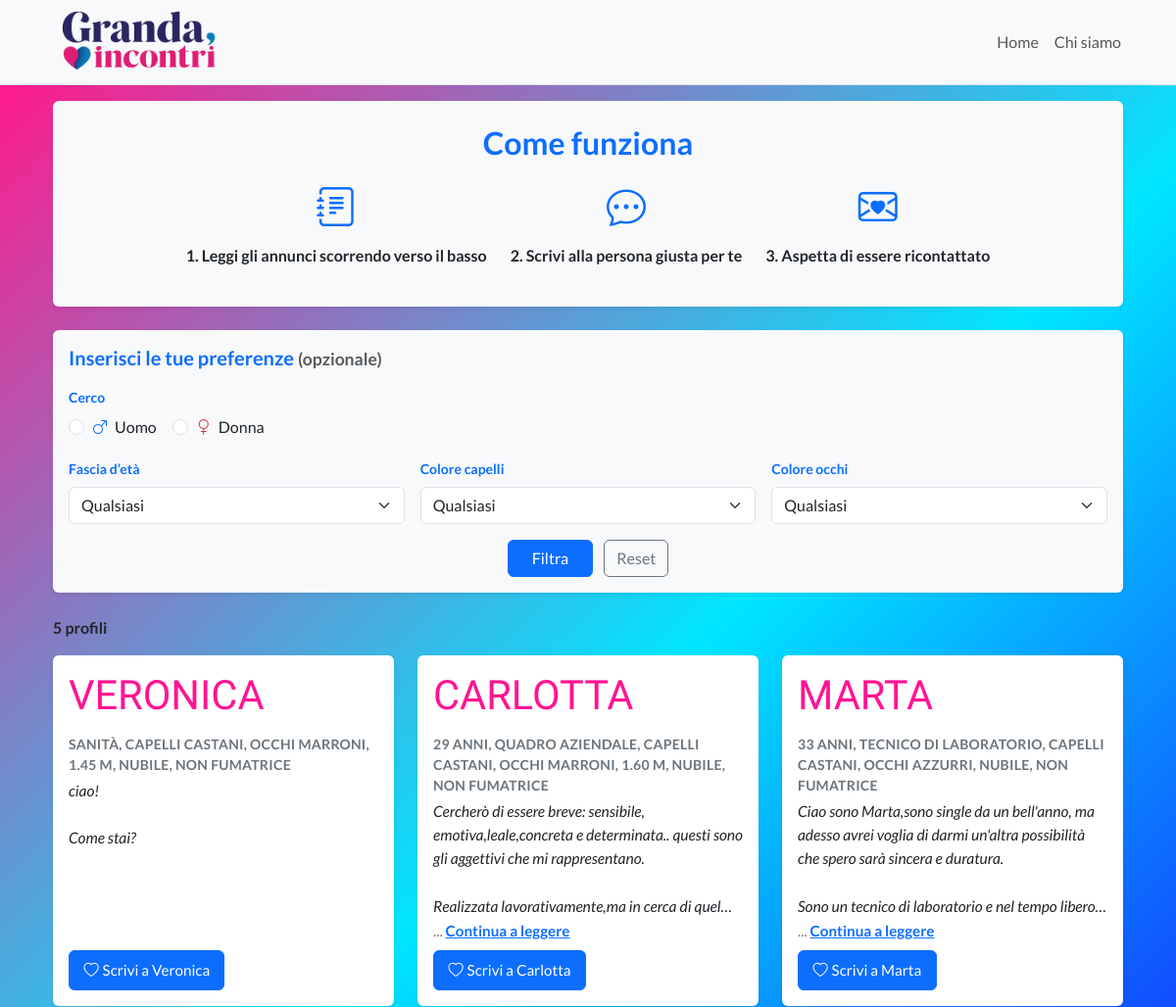
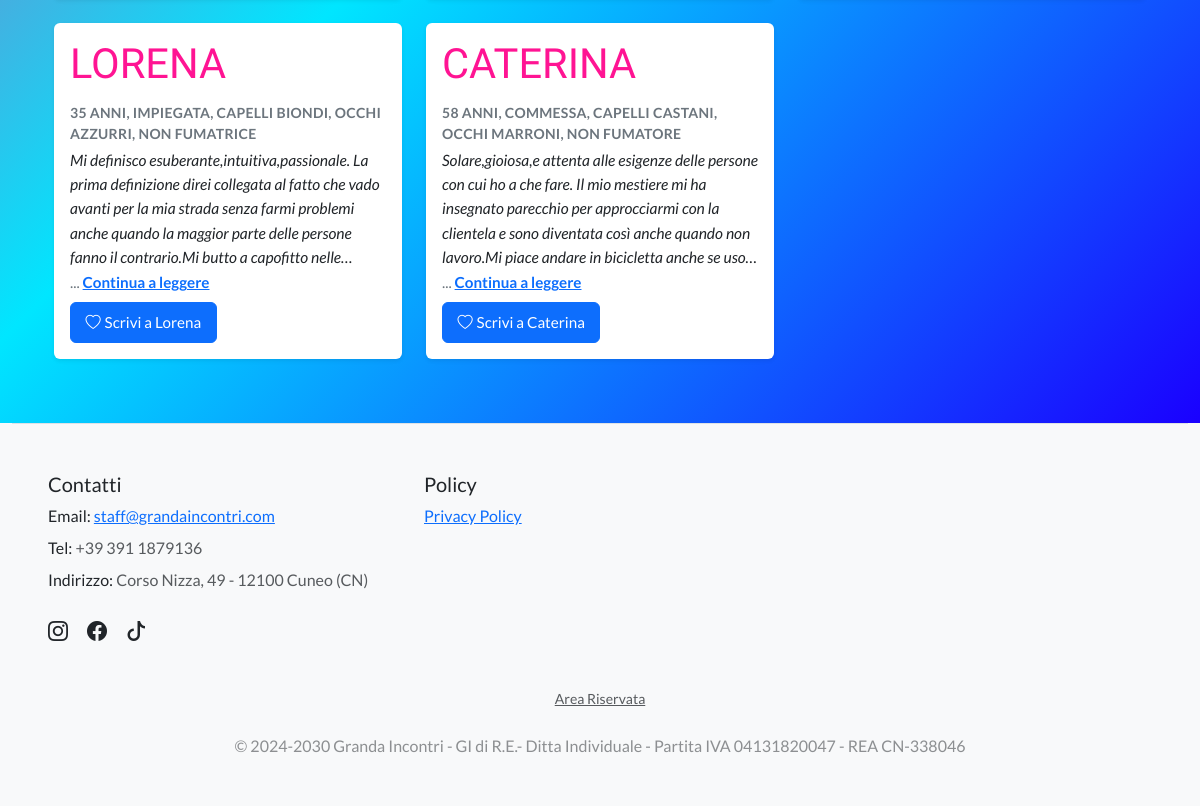
The app's page /annunci with its own data (2 pictures, top to bottom).
### tables this page shows
CREATE TABLE "profiles" (
	"id"	INTEGER NOT NULL,
	"first_name"	TEXT NOT NULL,
	"last_name"	TEXT,
	"gender"	TEXT NOT NULL,
	"birth_year"	INTEGER,
	"city"	TEXT,
	"occupation"	TEXT,
	"eyes_color"	TEXT,
	"hair_color"	TEXT,
	"height_cm"	INTEGER,
	"smoker"	INTEGER,
	"bio"	TEXT NOT NULL,
	"is_active"	INTEGER NOT NULL,
	"created_at"	TEXT,
	"weight_kg"	INTEGER,
	"marital_status"	TEXT,
	PRIMARY KEY("id" AUTOINCREMENT)
);

### app.py (the view)
@app.route("/annunci")
def annunci():
    gender_in  = (request.args.get("gender") or "").strip().lower() or None
    age_range  = (request.args.get("age_range") or "").strip() or None
    hair_color = (request.args.get("hair_color") or "").strip().lower() or None
    eyes_color = (request.args.get("eyes_color") or "").strip().lower() or None
    name_q = None
    id_q = None
    if session.get("is_authenticated"):
        name_q = (request.args.get("name") or "").strip().lower() or None
        raw = (request.args.get("id") or "").strip()  # niente lower()
        id_q = int(raw) if raw.isdigit() else None
    gender = _norm_gender_val(gender_in)
    all_profiles = get_published_profiles_with_status()
    listObjProfiles = [
        p for p in all_profiles
        if _profile_matches_filters(p, gender, age_range, hair_color, eyes_color, name_q, id_q)
    ]
    def cap(val: str | None) -> str:
        s = (val or "").strip()
        return (s[:1].upper() + s[1:].lower()) if s else ""
    listObjProfiles = [
        {
            **p,
            "first_name": cap(p.get("first_name")),
            "last_name":  cap(p.get("last_name")),
        }
        for p in listObjProfiles
    ]
    profile_to_edit = None
    to_edit = False
    profile_id = request.args.get("profile_id")
    if profile_id and session.get("is_authenticated"):
        row = profiles_dao.get_profile_by_id(int(profile_id))
        if row is not None:
            d = {k: row[k] for k in row.keys()}
            profile_to_edit = SimpleNamespace(**d)
            to_edit = True
    return render_template(
        "annunci.html",
        listObjProfiles=listObjProfiles,
        profile_to_edit=profile_to_edit,
        to_edit=to_edit,
        current_year=datetime.date.today().year
    )

### app.py (called while the page is built)
def get_published_profiles_with_status():
    rows = profiles_dao.get_all_profiles()
    def is_published(val):
        if val is None:
            return True
        if isinstance(val, (int, bool)):
            return bool(val)
        return str(val).strip().lower() not in ("0", "false", "no", "n")
    list_profiles = []
    for r in rows:
        keys = r.keys() if hasattr(r, "keys") else r.keys()
        val = r["is_active"] if ("is_active" in keys) else None
        if is_published(val):
            profile = {k: r[k] for k in keys}
            profile["is_online"] = random.choice([True, False])
            list_profiles.append(profile)
    return list_profiles

@app.context_processor
def inject_current_user():
    class CurrentUserStub:
        def __init__(self, is_auth, role="admin"):
            self.is_authenticated = is_auth
            self.role = role
    return dict(current_user=CurrentUserStub(session.get("is_authenticated", False)))

def _norm_gender_val(val) -> str | None:
    v = (val or "").strip().lower()
    return _GENDER_MAP.get(v)

### profiles_dao.py (called while the page is built)
def _conn() -> sqlite3.Connection:
    conn = sqlite3.connect(DB_PATH)
    conn.row_factory = sqlite3.Row
    with closing(conn.cursor()) as cur:
        cur.execute("PRAGMA foreign_keys = ON;")
    return conn

def _rows_to_dicts(rows: Iterable[sqlite3.Row]) -> List[dict]:
    return [dict(r) for r in rows]

def get_all_profiles() -> List[Profile]:
    sql = """
        SELECT *
        FROM profiles
        ORDER BY
          CASE WHEN created_at IS NULL OR created_at = '' THEN 1 ELSE 0 END,
          created_at DESC,
          id DESC
    """
    with closing(_conn()) as conn, closing(conn.cursor()) as cur:
        cur.execute(sql)
        return _rows_to_dicts(cur.fetchall())  # type: ignore[return-value]

### templates/annunci.html (shortened to what this page needs)
{% extends "base.html" %}
{% block content %}
<div class="posts-wrapper">
  <div class="container my-3 px-4">
  {% if not current_user.is_authenticated %}
    <div class="p-4 mb-4 bg-light rounded shadow-sm text-center">
      <h2 class="text-primary fw-bold mb-3">Come funziona</h2>
      <div class="d-flex flex-column flex-md-row justify-content-center align-items-center gap-4">
        <div class="d-flex flex-column align-items-center">
          <i class="bi bi-journal-text fs-1 text-primary"></i>
          <p class="mt-2 fw-semibold">1. Leggi gli annunci scorrendo verso il basso</p>
        </div>
        <div class="d-flex flex-column align-items-center">
          <i class="bi bi-chat-dots fs-1 text-primary"></i>
          <p class="mt-2 fw-semibold">2. Scrivi alla persona giusta per te</p>
        </div>
        <div class="d-flex flex-column align-items-center">
          <i class="bi bi-envelope-heart fs-1 text-primary"></i>
          <p class="mt-2 fw-semibold">3. Aspetta di essere ricontattato</p>
        </div>
      </div>
    </div>
  {% endif %}
    <div class="p-3 mb-4 bg-light rounded shadow-sm">
      <h5 class="text-primary fw-bold mb-3">Inserisci le tue preferenze <small class="text-muted">(opzionale)</small></h5>
      <form method="GET" action="{{ url_for('annunci') }}#first-result">
        <div class="row g-3">
          <div class="col-12">
            <label class="form-label small text-primary fw-bold">Cerco</label>
            <div class="d-flex gap-3">
              <div class="form-check">
                <input class="form-check-input" type="radio" name="gender" id="cercoUomo" value="male"
                       {% if request.args.get('gender','')|lower == 'male' %}checked{% endif %}>
                <label class="form-check-label" for="cercoUomo"><i class="bi bi-gender-male text-primary me-1"></i> Uomo</label>
              </div>
              <div class="form-check">
                <input class="form-check-input" type="radio" name="gender" id="cercoDonna" value="female"
                       {% if request.args.get('gender','')|lower == 'female' %}checked{% endif %}>
                <label class="form-check-label" for="cercoDonna"><i class="bi bi-gender-female text-danger me-1"></i> Donna</label>
              </div>
            </div>
          </div>
          <div class="col-md-4">
            <label class="form-label small text-primary fw-bold">Fascia d’età</label>
            {% set sel_age = request.args.get('age_range','') %}
            <select class="form-select" name="age_range">
              <option value=""        {% if sel_age == '' %}selected{% endif %}>Qualsiasi</option>
            </select>
          </div>
          <div class="col-md-4">
            <label class="form-label small text-primary fw-bold">Colore capelli</label>
            {% set sel_hair = request.args.get('hair_color','')|lower %}
            <select class="form-select" name="hair_color">
              <option value=""         {% if sel_hair == '' %}selected{% endif %}>Qualsiasi</option>
            </select>
          </div>
          <div class="col-md-4">
            <label class="form-label small text-primary fw-bold">Colore occhi</label>
            {% set sel_eyes = request.args.get('eyes_color','')|lower %}
            <select class="form-select" name="eyes_color">
              <option value=""          {% if sel_eyes == '' %}selected{% endif %}>Qualsiasi</option>
            </select>
          </div>
          <div class="col-12 text-center">
            <button type="submit" class="btn btn-primary px-4">Filtra</button>
            <a href="{{ url_for('annunci') }}#first-result" class="btn btn-outline-secondary ms-2">Reset</a>
          </div>
        </div>
      </form>
    </div>
    {% set n = listObjProfiles|length %}
    <div class="d-flex align-items-center mb-3 gap-2
                flex-column-reverse flex-md-row
                justify-content-center justify-content-md-between">
      <div class="fw-semibold mt-2 mt-md-0 text-center text-md-start w-100 w-md-auto">
        {{ n }} profil{{ 'o' if n==1 else 'i' }}
      </div>
    </div>
    {% if listObjProfiles %}
      <div class="row g-4" >
        {% for p in listObjProfiles %}
          {% set eta = (current_year - p['birth_year']) if p['birth_year'] else None %}
          {% set fuma = (p['smoker'] in [1, '1', true, 'true', 'on']) if p['smoker'] is not none else None %}
          {% set stato = (p['marital_status'] or '') %}
          {% if stato %}
            {% if stato|lower in ['celibe/nubile','single'] %}
              {% set stato_it = 'nubile' if p['gender'] == 'female' else 'celibe' %}
            {% elif stato|lower in ['sposato/a','married'] %}
              {% set stato_it = 'sposata' if p['gender'] == 'female' else 'sposato' %}
            {% elif stato|lower in ['separato/a','separated'] %}
              {% set stato_it = 'separata' if p['gender'] == 'female' else 'separato' %}
            {% elif stato|lower in ['divorziato/a','divorced'] %}
              {% set stato_it = 'divorziata' if p['gender'] == 'female' else 'divorziato' %}
            {% elif stato|lower in ['vedovo/a','widowed'] %}
              {% set stato_it = 'vedova' if p['gender'] == 'female' else 'vedovo' %}
            {% else %}
              {% set stato_it = stato %}
            {% endif %}
          {% else %}
            {% set stato_it = '' %}
          {% endif %}
         {% set parts = [] %}
          {% if eta %}{% set _ = parts.append(eta ~ ' anni') %}{% endif %}
          {% if p['occupation'] %}{% set _ = parts.append(p['occupation']) %}{% endif %}
          {% if p['hair_color'] %}{% set _ = parts.append('capelli ' ~ p['hair_color']) %}{% endif %}
          {% if p['eyes_color'] %}{% set _ = parts.append('occhi ' ~ p['eyes_color']) %}{% endif %}
          {% if p['height_cm'] %}
            {% set h_m = p['height_cm'] / 100.0 %}
            {% set _ = parts.append(('%.2f'|format(h_m)) ~ ' m') %}
          {% endif %}
          {% if p['weight_kg'] %}{% set _ = parts.append(p['weight_kg'] ~ ' kg') %}{% endif %}
          {% if stato_it %}{% set _ = parts.append(stato_it) %}{% endif %}
          {% if fuma is not none %}
            {% if p['gender'] == 'female' %}
              {% set _ = parts.append('fumatrice' if fuma else 'non fumatrice') %}
            {% else %}
              {% set _ = parts.append('fumatore' if fuma else 'non fumatore') %}
            {% endif %}
          {% endif %}
          <div class="col-12 col-sm-6 col-lg-4" {% if loop.first %}id="first-result"{% endif %}>
            <div class="card h-100 shadow-sm border-0">
              <div class="card-body d-flex flex-column">
                <div class="profile-header">
                  <div class="profile-name">
                    {% if current_user.is_authenticated %}
                      {{ (p['first_name'] ~ ' ' ~ (p['last_name'] or ''))|trim|upper }}
                    {% else %}
                      {{ p['first_name']|upper }}
                    {% endif %}
                  </div>
                </div>
                <div class="text-uppercase text-secondary small profile-meta mb-2">
                  {{ parts|join(', ')|upper }}
                </div>
                {% set bio_text = (p['bio'] or '') %}
                <div class="bio-block flex-grow-1" data-lines="5">
                  <div class="small bio-textbox">
                    <div class="bio-text">{{ (p['bio'] or '') | e }}</div>
                  </div>
                  <div class="read-more-line d-none">
                    <span class="dots">...</span>
                    <button type="button" class="read-more" aria-expanded="false">Continua a leggere</button>
                  </div>
                </div>
                <div class="d-flex justify-content-between align-items-center mt-2 gap-2">
                  {% if not current_user.is_authenticated %}
                    <a href="#" class="btn btn-primary" data-bs-toggle="modal" data-bs-target="#replyModal-{{ p['id'] }}">
                      <i class="bi bi-heart"></i><span class="ms-1">Scrivi a {{ p['first_name'] }}</span>
                    </a>
                  {% endif %}
                </div>
              </div>
            </div>
          </div>
        {% endfor %}
      </div>
    {% endif %}
  </div>
{% endblock %}

### static/css/style.css (style rules this page uses)
:root { --gi-deep: #1a1a40; --gi-berry: #5b0a2f; --gi-pink: #ff1493; --font-sans: 'Lato', system-ui, -apple-system, Segoe UI, Roboto, Arial, sans-serif; --font-brand: 'Yeseva One', serif; }
html, body { font-family: var(--font-sans); font-weight: 400; -webkit-font-smoothing: antialiased; -moz-osx-font-smoothing: grayscale; }
.hero-content h1, .hero-title-yeseva, .profile-name { font-family: var(--font-brand); }
.posts-wrapper { background: linear-gradient(135deg, #ff1a8c 0%, #00e6ff 50%, #1a00ff 100%); min-height: 100vh; margin: 0; padding: 0 0 3rem; }
.profile-name { font-family: "Yeseva One", serif; color: #ff1493; font-size: 2.6rem; line-height: 1.2; margin-bottom: .35rem; }
.profile-meta { font-weight: 700; letter-spacing: .02em; margin-bottom: .25rem; }
.profile-header { display: flex; align-items: center; gap: .5rem; flex-wrap: wrap; margin-bottom: .5rem; }
.card { display: flex; flex-direction: column; height: 100%; }
.card .card-body { flex: 1 1 auto; display: flex; flex-direction: column; font-size: 1rem; line-height: 1.5; }
.bio-block { display: flex; flex-direction: column; gap: .25rem; }
.bio-textbox { margin: 0; --lines: 5; --lh: 1.55; line-height: var(--lh); font-size: .975rem !important; }
.bio-text { display: -webkit-box; -webkit-box-orient: vertical; -webkit-line-clamp: var(--lines, 5); overflow: hidden; white-space: pre-line; min-height: calc(var(--lines) * 1lh); }
.bio-block .bio-text { font-style: italic; }
.read-more-line { font-style: normal; }
.read-more-line { font-size: .95rem !important; color: #6c757d; }
.read-more { background: none; border: 0; padding: 0; margin: 0; color: #0d6efd; font-weight: 600; cursor: pointer; text-decoration: underline; }
.posts-wrapper .profile-meta { margin-bottom: .25rem !important; }
.posts-wrapper .bio-block { margin-top: 0 !important; gap: .15rem !important; }
.card .btn { font-size: .95rem; padding: .5rem .9rem; }

### records on screen
profiles: first_name "VERONICA", parts "SANITÀ, CAPELLI CASTANI, OCCHI MARRONI, 1.45 M, NUBILE, NON FUMATRICE", bio "ciao! Come stai?", first_name "Veronica"
profiles: first_name "CARLOTTA", parts "29 ANNI, QUADRO AZIENDALE, CAPELLI CASTANI, OCCHI MARRONI, 1.60 M, NUBILE, NON FUMATRICE", bio "Cercherò di essere breve: sensibile, emotiva,leale,concreta e determinata.. questi sono gli aggettivi che mi rappresentano. Realizzata lavorativamente,ma in cerca di…", first_name "Carlotta"
profiles: first_name "MARTA", parts "33 ANNI, TECNICO DI LABORATORIO, CAPELLI CASTANI, OCCHI AZZURRI, NUBILE, NON FUMATRICE", bio "Ciao sono Marta,sono single da un bell'anno, ma adesso avrei voglia di darmi un'altra possibilità che spero sarà sincera e duratura. Sono un tecnico di laboratorio e nel tempo…", first_name "Marta"
profiles: first_name "LORENA", parts "35 ANNI, IMPIEGATA, CAPELLI BIONDI, OCCHI AZZURRI, NON FUMATRICE", bio "Mi definisco esuberante,intuitiva,passionale. La prima definizione direi collegata al fatto che vado avanti per la mia strada senza farmi problemi anche quando la maggior parte delle persone fanno il contrario.Mi butto a capofitto…", first_name "Lorena"
profiles: first_name "CATERINA", parts "58 ANNI, COMMESSA, CAPELLI CASTANI, OCCHI MARRONI, NON FUMATORE", bio "Solare,gioiosa,e attenta alle esigenze delle persone con cui ho a che fare. Il mio mestiere mi ha insegnato parecchio per approcciarmi con la clientela e sono diventata così anche quando non lavoro.Mi piace andare in bicicletta anche se…", first_name "Caterina"

### other values on screen
{{ n }} "5"
{{ 'o' if n==1 else 'i' }} "i"
